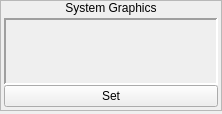
       <widget class="QWidget" name="widget_48" native="true">
        <property name="sizePolicy">
         <sizepolicy hsizetype="Fixed" vsizetype="Preferred">
          <horstretch>0</horstretch>
          <verstretch>0</verstretch>
         </sizepolicy>
        </property>
        <layout class="QVBoxLayout" name="verticalLayout_65">
         <property name="spacing">
          <number>3</number>
         </property>
         <property name="margin">
          <number>0</number>
         </property>
         <item>
          <widget class="QFrame" name="frame_11">
           <property name="sizePolicy">
            <sizepolicy hsizetype="Preferred" vsizetype="Fixed">
             <horstretch>0</horstretch>
             <verstretch>0</verstretch>
            </sizepolicy>
           </property>
           <property name="frameShape">
            <enum>QFrame::StyledPanel</enum>
           </property>
           <property name="frameShadow">
            <enum>QFrame::Raised</enum>
           </property>
           <layout class="QVBoxLayout" name="verticalLayout_17">
            <property name="spacing">
             <number>0</number>
            </property>
            <property name="margin">
             <number>0</number>
            </property>
            <item>
             <widget class="QLabel" name="label_10">
              <property name="sizePolicy">
               <sizepolicy hsizetype="Preferred" vsizetype="Fixed">
                <horstretch>0</horstretch>
                <verstretch>0</verstretch>
               </sizepolicy>
              </property>
              <property name="text">
               <string>System Graphics</string>
              </property>
              <property name="alignment">
               <set>Qt::AlignCenter</set>
              </property>
             </widget>
            </item>
            <item>
             <widget class="QWidget" name="widget_10" native="true">
              <layout class="QVBoxLayout" name="verticalLayout_18">
               <property name="spacing">
                <number>0</number>
               </property>
               <property name="margin">
                <number>3</number>
               </property>
               <item>
                <widget class="QLabel" name="lblSystemGraphicsPreview">
                 <property name="minimumSize">
                  <size>
                   <width>214</width>
                   <height>67</height>
                  </size>
                 </property>
                 <property name="maximumSize">
                  <size>
                   <width>214</width>
                   <height>67</height>
                  </size>
                 </property>
                 <property name="frameShape">
                  <enum>QFrame::Panel</enum>
                 </property>
                 <property name="frameShadow">
                  <enum>QFrame::Sunken</enum>
                 </property>
                 <property name="lineWidth">
                  <number>2</number>
                 </property>
                 <property name="text">
                  <string/>
                 </property>
                 <property name="scaledContents">
                  <bool>true</bool>
                 </property>
                 <property name="alignment">
                  <set>Qt::AlignCenter</set>
                 </property>
                </widget>
               </item>
               <item>
                <widget class="QPushButton" name="bSetSystemGraphics">
                 <property name="text">
                  <string>Set</string>
                 </property>
                </widget>
               </item>
              </layout>
             </widget>
            </item>
           </layout>
          </widget>
         </item>
         <item>
          <widget class="QFrame" name="frame_3">
           <property name="frameShape">
            <enum>QFrame::StyledPanel</enum>
           </property>
           <property name="frameShadow">
            <enum>QFrame::Raised</enum>
           </property>
          </widget>
         </item>
        </layout>
       </widget>
